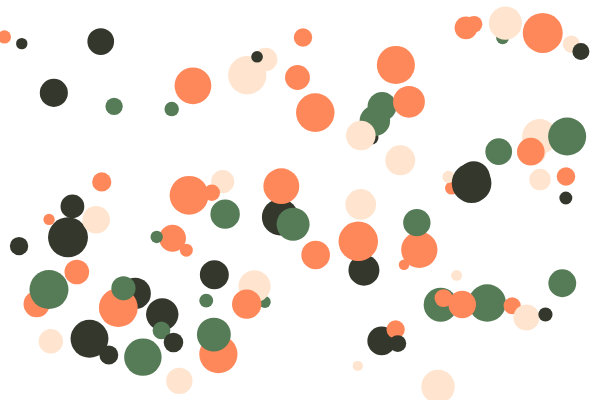
Frame 1 (no input)
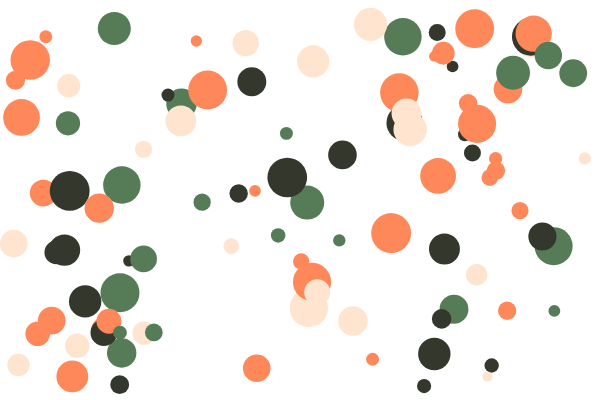
Frame 60 (no input)
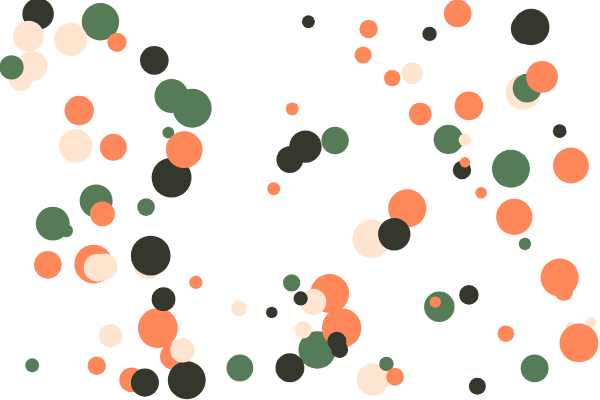
Frame 120 (the mouse pressed at the canvas centre since frame 60)

The p5.js sketch that drew these frames (run headless with seeded random() and noise() and a simulated clock; from frame 60 on, the mouse is pressed at the canvas centre):

// p5.js sketch
// ── sketch.js
let colours = ['#FF885B', '#FFE5CF', '#557C56', '#33372C'];

let snow = [];

function setup() {
  createCanvas(600, 400);
  for (let idx = 0; idx < 100; idx++) {
    let rad = random(5, 20);
    let newSnow = new Ball(
      random(rad + 5, width - rad - 5),
      random(rad + 5, height - rad - 5),
      random(1, 10),
      rad,
      colours[int(random(colours.length))]
    );
    snow.push(newSnow);
  }
}

function draw() {
  for (let idx = 0; idx < snow.length; idx++) {
    snow[idx].update();
    snow[idx].bound();
  }

  background(255);
  for (let idx = 0; idx < snow.length; idx++) {
    snow[idx].display();
  }
}

//두번째 코드

class Ball {
  // x = undefined;
  // y = undefined;
  // vx = undefined;
  // vy = undefined;
  // rad = undefined;
  // colour = undefined;

  constructor(posX, posY, speed, ballRad, ballColour) {
    this.x = posX;
    this.y = posY;
    let deg = random(360);
    this.vx = speed * cos(radians(deg));
    this.vy = speed * sin(radians(deg));
    this.rad = ballRad;
    this.colour = ballColour;
  }

  update() {
    this.x += this.vx;
    this.y += this.vy;
  }

  bound() {
    if (this.x < this.rad || this.x > width - this.rad) {
      this.vx *= -1;
    }
    if (this.y < this.rad || this.y > height - this.rad) {
      this.vy *= -1;
    }
  }

  display() {
    noStroke();
    fill(this.colour);
    circle(this.x, this.y, 2 * this.rad);
  }
}
